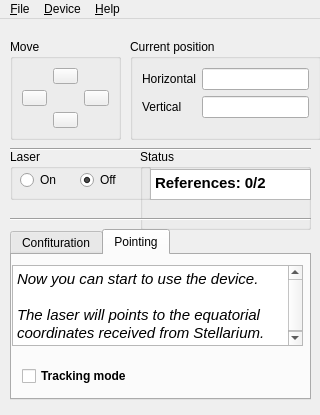
<?xml version="1.0" encoding="UTF-8"?>
<ui version="4.0">
 <class>LaserControl</class>
 <widget class="QMainWindow" name="LaserControl">
  <property name="windowModality">
   <enum>Qt::NonModal</enum>
  </property>
  <property name="geometry">
   <rect>
    <x>0</x>
    <y>0</y>
    <width>320</width>
    <height>415</height>
   </rect>
  </property>
  <property name="sizePolicy">
   <sizepolicy hsizetype="Preferred" vsizetype="Preferred">
    <horstretch>0</horstretch>
    <verstretch>0</verstretch>
   </sizepolicy>
  </property>
  <property name="minimumSize">
   <size>
    <width>320</width>
    <height>415</height>
   </size>
  </property>
  <property name="maximumSize">
   <size>
    <width>367</width>
    <height>480</height>
   </size>
  </property>
  <property name="contextMenuPolicy">
   <enum>Qt::DefaultContextMenu</enum>
  </property>
  <property name="acceptDrops">
   <bool>false</bool>
  </property>
  <property name="windowTitle">
   <string>Laser Control</string>
  </property>
  <property name="documentMode">
   <bool>false</bool>
  </property>
  <property name="tabShape">
   <enum>QTabWidget::Rounded</enum>
  </property>
  <widget class="QWidget" name="centralwidget">
   <widget class="QGroupBox" name="Movements">
    <property name="geometry">
     <rect>
      <x>10</x>
      <y>20</y>
      <width>111</width>
      <height>101</height>
     </rect>
    </property>
    <property name="styleSheet">
     <string notr="true"/>
    </property>
    <property name="title">
     <string>Move</string>
    </property>
    <property name="flat">
     <bool>true</bool>
    </property>
    <layout class="QGridLayout" name="gridLayout">
     <item row="1" column="0">
      <widget class="QPushButton" name="leftButton">
       <property name="text">
        <string/>
       </property>
       <property name="icon">
        <iconset resource="icons_set.qrc">
         <normaloff>:/arrow/icons/left.png</normaloff>:/arrow/icons/left.png</iconset>
       </property>
       <property name="checkable">
        <bool>false</bool>
       </property>
       <property name="autoRepeat">
        <bool>false</bool>
       </property>
      </widget>
     </item>
     <item row="2" column="1">
      <widget class="QPushButton" name="downButton">
       <property name="layoutDirection">
        <enum>Qt::LeftToRight</enum>
       </property>
       <property name="text">
        <string/>
       </property>
       <property name="icon">
        <iconset resource="icons_set.qrc">
         <normaloff>:/arrow/icons/down.png</normaloff>:/arrow/icons/down.png</iconset>
       </property>
       <property name="checkable">
        <bool>false</bool>
       </property>
       <property name="autoRepeat">
        <bool>false</bool>
       </property>
      </widget>
     </item>
     <item row="0" column="1">
      <widget class="QPushButton" name="upButton">
       <property name="layoutDirection">
        <enum>Qt::LeftToRight</enum>
       </property>
       <property name="text">
        <string/>
       </property>
       <property name="icon">
        <iconset resource="icons_set.qrc">
         <normaloff>:/arrow/icons/up.png</normaloff>:/arrow/icons/up.png</iconset>
       </property>
       <property name="checkable">
        <bool>false</bool>
       </property>
       <property name="autoRepeat">
        <bool>false</bool>
       </property>
      </widget>
     </item>
     <item row="1" column="2">
      <widget class="QPushButton" name="rightButton">
       <property name="layoutDirection">
        <enum>Qt::LeftToRight</enum>
       </property>
       <property name="text">
        <string/>
       </property>
       <property name="icon">
        <iconset resource="icons_set.qrc">
         <normaloff>:/arrow/icons/right.png</normaloff>:/arrow/icons/right.png</iconset>
       </property>
       <property name="checkable">
        <bool>false</bool>
       </property>
       <property name="autoRepeat">
        <bool>false</bool>
       </property>
      </widget>
     </item>
    </layout>
   </widget>
   <widget class="QGroupBox" name="Positioning">
    <property name="geometry">
     <rect>
      <x>130</x>
      <y>20</y>
      <width>191</width>
      <height>101</height>
     </rect>
    </property>
    <property name="title">
     <string>Current position</string>
    </property>
    <layout class="QGridLayout" name="gridLayout_2">
     <item row="2" column="1">
      <widget class="QLineEdit" name="posVertical">
       <property name="readOnly">
        <bool>false</bool>
       </property>
      </widget>
     </item>
     <item row="2" column="0">
      <widget class="QLabel" name="label_Vertical">
       <property name="text">
        <string>Vertical</string>
       </property>
      </widget>
     </item>
     <item row="1" column="0">
      <widget class="QLabel" name="label_Horizontal">
       <property name="text">
        <string>Horizontal</string>
       </property>
      </widget>
     </item>
     <item row="4" column="0">
      <spacer name="verticalSpacer">
       <property name="orientation">
        <enum>Qt::Vertical</enum>
       </property>
       <property name="sizeHint" stdset="0">
        <size>
         <width>20</width>
         <height>40</height>
        </size>
       </property>
      </spacer>
     </item>
     <item row="1" column="1">
      <widget class="QLineEdit" name="posHorizontal">
       <property name="text">
        <string/>
       </property>
       <property name="readOnly">
        <bool>false</bool>
       </property>
      </widget>
     </item>
    </layout>
   </widget>
   <widget class="QGroupBox" name="Laser">
    <property name="geometry">
     <rect>
      <x>10</x>
      <y>130</y>
      <width>141</width>
      <height>51</height>
     </rect>
    </property>
    <property name="autoFillBackground">
     <bool>false</bool>
    </property>
    <property name="title">
     <string>Laser</string>
    </property>
    <property name="checkable">
     <bool>false</bool>
    </property>
    <widget class="QRadioButton" name="laserOn">
     <property name="geometry">
      <rect>
       <x>10</x>
       <y>20</y>
       <width>50</width>
       <height>22</height>
      </rect>
     </property>
     <property name="text">
      <string>On</string>
     </property>
    </widget>
    <widget class="QRadioButton" name="laserOff">
     <property name="geometry">
      <rect>
       <x>70</x>
       <y>20</y>
       <width>54</width>
       <height>22</height>
      </rect>
     </property>
     <property name="text">
      <string>Off</string>
     </property>
     <property name="checked">
      <bool>true</bool>
     </property>
    </widget>
   </widget>
   <widget class="QGroupBox" name="Status">
    <property name="geometry">
     <rect>
      <x>140</x>
      <y>130</y>
      <width>171</width>
      <height>81</height>
     </rect>
    </property>
    <property name="title">
     <string>Status</string>
    </property>
    <widget class="QFrame" name="status_frame">
     <property name="geometry">
      <rect>
       <x>10</x>
       <y>20</y>
       <width>161</width>
       <height>31</height>
      </rect>
     </property>
     <property name="frameShape">
      <enum>QFrame::StyledPanel</enum>
     </property>
     <property name="frameShadow">
      <enum>QFrame::Raised</enum>
     </property>
     <widget class="QTextEdit" name="text_status">
      <property name="geometry">
       <rect>
        <x>0</x>
        <y>0</y>
        <width>161</width>
        <height>31</height>
       </rect>
      </property>
      <property name="font">
       <font>
        <weight>75</weight>
        <bold>true</bold>
       </font>
      </property>
      <property name="readOnly">
       <bool>true</bool>
      </property>
      <property name="html">
       <string>&lt;!DOCTYPE HTML PUBLIC &quot;-//W3C//DTD HTML 4.0//EN&quot; &quot;http://www.w3.org/TR/REC-html40/strict.dtd&quot;&gt;
&lt;html&gt;&lt;head&gt;&lt;meta name=&quot;qrichtext&quot; content=&quot;1&quot; /&gt;&lt;style type=&quot;text/css&quot;&gt;
p, li { white-space: pre-wrap; }
&lt;/style&gt;&lt;/head&gt;&lt;body style=&quot; font-family:'Ubuntu'; font-size:11pt; font-weight:600; font-style:normal;&quot;&gt;
&lt;p style=&quot; margin-top:0px; margin-bottom:0px; margin-left:0px; margin-right:0px; -qt-block-indent:0; text-indent:0px;&quot;&gt;References: 0/2&lt;/p&gt;&lt;/body&gt;&lt;/html&gt;</string>
      </property>
     </widget>
    </widget>
   </widget>
   <widget class="Line" name="line_2">
    <property name="geometry">
     <rect>
      <x>10</x>
      <y>120</y>
      <width>301</width>
      <height>20</height>
     </rect>
    </property>
    <property name="orientation">
     <enum>Qt::Horizontal</enum>
    </property>
   </widget>
   <widget class="QTabWidget" name="tabWidget">
    <property name="enabled">
     <bool>true</bool>
    </property>
    <property name="geometry">
     <rect>
      <x>10</x>
      <y>210</y>
      <width>301</width>
      <height>171</height>
     </rect>
    </property>
    <property name="currentIndex">
     <number>1</number>
    </property>
    <widget class="QWidget" name="tab_config">
     <attribute name="title">
      <string>Confituration</string>
     </attribute>
     <widget class="QCheckBox" name="confMode">
      <property name="geometry">
       <rect>
        <x>10</x>
        <y>10</y>
        <width>170</width>
        <height>22</height>
       </rect>
      </property>
      <property name="font">
       <font>
        <weight>75</weight>
        <bold>true</bold>
       </font>
      </property>
      <property name="text">
       <string>Configuration mode</string>
      </property>
     </widget>
     <widget class="QTextEdit" name="textEdit">
      <property name="enabled">
       <bool>true</bool>
      </property>
      <property name="geometry">
       <rect>
        <x>0</x>
        <y>40</y>
        <width>301</width>
        <height>81</height>
       </rect>
      </property>
      <property name="toolTip">
       <string/>
      </property>
      <property name="readOnly">
       <bool>true</bool>
      </property>
      <property name="html">
       <string>&lt;!DOCTYPE HTML PUBLIC &quot;-//W3C//DTD HTML 4.0//EN&quot; &quot;http://www.w3.org/TR/REC-html40/strict.dtd&quot;&gt;
&lt;html&gt;&lt;head&gt;&lt;meta name=&quot;qrichtext&quot; content=&quot;1&quot; /&gt;&lt;style type=&quot;text/css&quot;&gt;
p, li { white-space: pre-wrap; }
&lt;/style&gt;&lt;/head&gt;&lt;body style=&quot; font-family:'Ubuntu'; font-size:11pt; font-weight:400; font-style:normal;&quot;&gt;
&lt;p style=&quot; margin-top:0px; margin-bottom:0px; margin-left:0px; margin-right:0px; -qt-block-indent:0; text-indent:0px;&quot;&gt;&lt;span style=&quot; font-style:italic;&quot;&gt;With this option activated, the &amp;quot;goto&amp;quot;&lt;/span&gt;&lt;/p&gt;
&lt;p style=&quot; margin-top:0px; margin-bottom:0px; margin-left:0px; margin-right:0px; -qt-block-indent:0; text-indent:0px;&quot;&gt;&lt;span style=&quot; font-style:italic;&quot;&gt;commands received from Stellarium will&lt;/span&gt;&lt;/p&gt;
&lt;p style=&quot; margin-top:0px; margin-bottom:0px; margin-left:0px; margin-right:0px; -qt-block-indent:0; text-indent:0px;&quot;&gt;&lt;span style=&quot; font-style:italic;&quot;&gt;be send to the device in order to sets in order&lt;/span&gt;&lt;/p&gt;
&lt;p style=&quot; margin-top:0px; margin-bottom:0px; margin-left:0px; margin-right:0px; -qt-block-indent:0; text-indent:0px;&quot;&gt;&lt;span style=&quot; font-style:italic;&quot;&gt;each one of the &lt;/span&gt;&lt;span style=&quot; font-weight:600; font-style:italic;&quot;&gt;two reference objects&lt;/span&gt;&lt;span style=&quot; font-style:italic;&quot;&gt;.&lt;/span&gt;&lt;/p&gt;&lt;/body&gt;&lt;/html&gt;</string>
      </property>
     </widget>
     <widget class="QGroupBox" name="Reconfigure">
      <property name="geometry">
       <rect>
        <x>10</x>
        <y>20</y>
        <width>281</width>
        <height>101</height>
       </rect>
      </property>
      <property name="title">
       <string>Redefine reference object:</string>
      </property>
      <property name="checkable">
       <bool>true</bool>
      </property>
      <property name="checked">
       <bool>false</bool>
      </property>
      <widget class="QCheckBox" name="redef_1">
       <property name="geometry">
        <rect>
         <x>50</x>
         <y>30</y>
         <width>191</width>
         <height>22</height>
        </rect>
       </property>
       <property name="text">
        <string>Reference object 1</string>
       </property>
       <property name="checkable">
        <bool>true</bool>
       </property>
       <property name="autoExclusive">
        <bool>true</bool>
       </property>
       <property name="tristate">
        <bool>false</bool>
       </property>
      </widget>
      <widget class="QCheckBox" name="redef_2">
       <property name="geometry">
        <rect>
         <x>50</x>
         <y>50</y>
         <width>191</width>
         <height>22</height>
        </rect>
       </property>
       <property name="text">
        <string>Reference object 2</string>
       </property>
       <property name="autoExclusive">
        <bool>true</bool>
       </property>
      </widget>
      <widget class="QCheckBox" name="redef_3">
       <property name="geometry">
        <rect>
         <x>50</x>
         <y>70</y>
         <width>191</width>
         <height>22</height>
        </rect>
       </property>
       <property name="text">
        <string>Reference object 3</string>
       </property>
       <property name="autoExclusive">
        <bool>true</bool>
       </property>
      </widget>
     </widget>
    </widget>
    <widget class="QWidget" name="tab_move">
     <attribute name="title">
      <string>Pointing</string>
     </attribute>
     <widget class="QCheckBox" name="trackMode">
      <property name="geometry">
       <rect>
        <x>10</x>
        <y>110</y>
        <width>260</width>
        <height>22</height>
       </rect>
      </property>
      <property name="font">
       <font>
        <weight>75</weight>
        <bold>true</bold>
       </font>
      </property>
      <property name="text">
       <string>Tracking mode</string>
      </property>
     </widget>
     <widget class="QTextEdit" name="textEdit_2">
      <property name="geometry">
       <rect>
        <x>0</x>
        <y>10</y>
        <width>291</width>
        <height>81</height>
       </rect>
      </property>
      <property name="readOnly">
       <bool>true</bool>
      </property>
      <property name="html">
       <string>&lt;!DOCTYPE HTML PUBLIC &quot;-//W3C//DTD HTML 4.0//EN&quot; &quot;http://www.w3.org/TR/REC-html40/strict.dtd&quot;&gt;
&lt;html&gt;&lt;head&gt;&lt;meta name=&quot;qrichtext&quot; content=&quot;1&quot; /&gt;&lt;style type=&quot;text/css&quot;&gt;
p, li { white-space: pre-wrap; }
&lt;/style&gt;&lt;/head&gt;&lt;body style=&quot; font-family:'Ubuntu'; font-size:11pt; font-weight:400; font-style:normal;&quot;&gt;
&lt;p style=&quot; margin-top:0px; margin-bottom:0px; margin-left:0px; margin-right:0px; -qt-block-indent:0; text-indent:0px;&quot;&gt;&lt;span style=&quot; font-style:italic;&quot;&gt;Now you can start to use the device.&lt;/span&gt;&lt;/p&gt;
&lt;p style=&quot;-qt-paragraph-type:empty; margin-top:0px; margin-bottom:0px; margin-left:0px; margin-right:0px; -qt-block-indent:0; text-indent:0px; font-style:italic;&quot;&gt;&lt;br /&gt;&lt;/p&gt;
&lt;p style=&quot; margin-top:0px; margin-bottom:0px; margin-left:0px; margin-right:0px; -qt-block-indent:0; text-indent:0px;&quot;&gt;&lt;span style=&quot; font-style:italic;&quot;&gt;The laser will points to the equatorial&lt;/span&gt;&lt;/p&gt;
&lt;p style=&quot; margin-top:0px; margin-bottom:0px; margin-left:0px; margin-right:0px; -qt-block-indent:0; text-indent:0px;&quot;&gt;&lt;span style=&quot; font-style:italic;&quot;&gt;coordinates received from Stellarium.&lt;/span&gt;&lt;/p&gt;&lt;/body&gt;&lt;/html&gt;</string>
      </property>
     </widget>
    </widget>
   </widget>
   <widget class="Line" name="line_3">
    <property name="geometry">
     <rect>
      <x>10</x>
      <y>190</y>
      <width>301</width>
      <height>20</height>
     </rect>
    </property>
    <property name="orientation">
     <enum>Qt::Horizontal</enum>
    </property>
   </widget>
  </widget>
  <widget class="QMenuBar" name="menubar">
   <property name="geometry">
    <rect>
     <x>0</x>
     <y>0</y>
     <width>320</width>
     <height>25</height>
    </rect>
   </property>
   <widget class="QMenu" name="menu_Archivo">
    <property name="title">
     <string>&amp;File</string>
    </property>
    <addaction name="action_Cerrar"/>
   </widget>
   <widget class="QMenu" name="menu_Dispositivo">
    <property name="title">
     <string>&amp;Device</string>
    </property>
    <widget class="QMenu" name="menu_Connect">
     <property name="title">
      <string>&amp;Connect</string>
     </property>
     <addaction name="action_Refresh"/>
     <addaction name="separator"/>
    </widget>
    <addaction name="menu_Connect"/>
    <addaction name="action_Desconectar"/>
    <addaction name="separator"/>
    <addaction name="action_Recalibrar"/>
   </widget>
   <widget class="QMenu" name="menu_Ayuda">
    <property name="title">
     <string>&amp;Help</string>
    </property>
    <addaction name="actionAcerca_de"/>
   </widget>
   <addaction name="menu_Archivo"/>
   <addaction name="menu_Dispositivo"/>
   <addaction name="menu_Ayuda"/>
  </widget>
  <action name="action_Cerrar">
   <property name="text">
    <string>&amp;Quit</string>
   </property>
  </action>
  <action name="action_Iniciar">
   <property name="text">
    <string>&amp;Iniciar</string>
   </property>
  </action>
  <action name="action_Detener">
   <property name="enabled">
    <bool>false</bool>
   </property>
   <property name="text">
    <string>&amp;Detener</string>
   </property>
  </action>
  <action name="action_Desconectar">
   <property name="enabled">
    <bool>false</bool>
   </property>
   <property name="text">
    <string>&amp;Desconectar</string>
   </property>
  </action>
  <action name="actionAcerca_de">
   <property name="text">
    <string>About ..</string>
   </property>
  </action>
  <action name="actionCargar">
   <property name="text">
    <string>Cargar</string>
   </property>
  </action>
  <action name="actionGuardar_configuraci_n">
   <property name="text">
    <string>Guardar en archivo</string>
   </property>
  </action>
  <action name="actionCargar_configuraci_n">
   <property name="text">
    <string>Cargar desde archivo</string>
   </property>
  </action>
  <action name="action_Recalibrar">
   <property name="enabled">
    <bool>false</bool>
   </property>
   <property name="text">
    <string>Recalibrar</string>
   </property>
  </action>
  <action name="action_Refresh">
   <property name="text">
    <string>Refresh Port List</string>
   </property>
  </action>
 </widget>
 <tabstops>
  <tabstop>upButton</tabstop>
  <tabstop>rightButton</tabstop>
  <tabstop>downButton</tabstop>
  <tabstop>leftButton</tabstop>
  <tabstop>posHorizontal</tabstop>
  <tabstop>posVertical</tabstop>
  <tabstop>laserOn</tabstop>
  <tabstop>laserOff</tabstop>
  <tabstop>tabWidget</tabstop>
  <tabstop>confMode</tabstop>
  <tabstop>textEdit</tabstop>
  <tabstop>textEdit_2</tabstop>
  <tabstop>trackMode</tabstop>
  <tabstop>text_status</tabstop>
 </tabstops>
 <resources>
  <include location="icons_set.qrc"/>
 </resources>
 <connections>
  <connection>
   <sender>action_Cerrar</sender>
   <signal>triggered()</signal>
   <receiver>LaserControl</receiver>
   <slot>close()</slot>
   <hints>
    <hint type="sourcelabel">
     <x>-1</x>
     <y>-1</y>
    </hint>
    <hint type="destinationlabel">
     <x>183</x>
     <y>239</y>
    </hint>
   </hints>
  </connection>
 </connections>
</ui>
